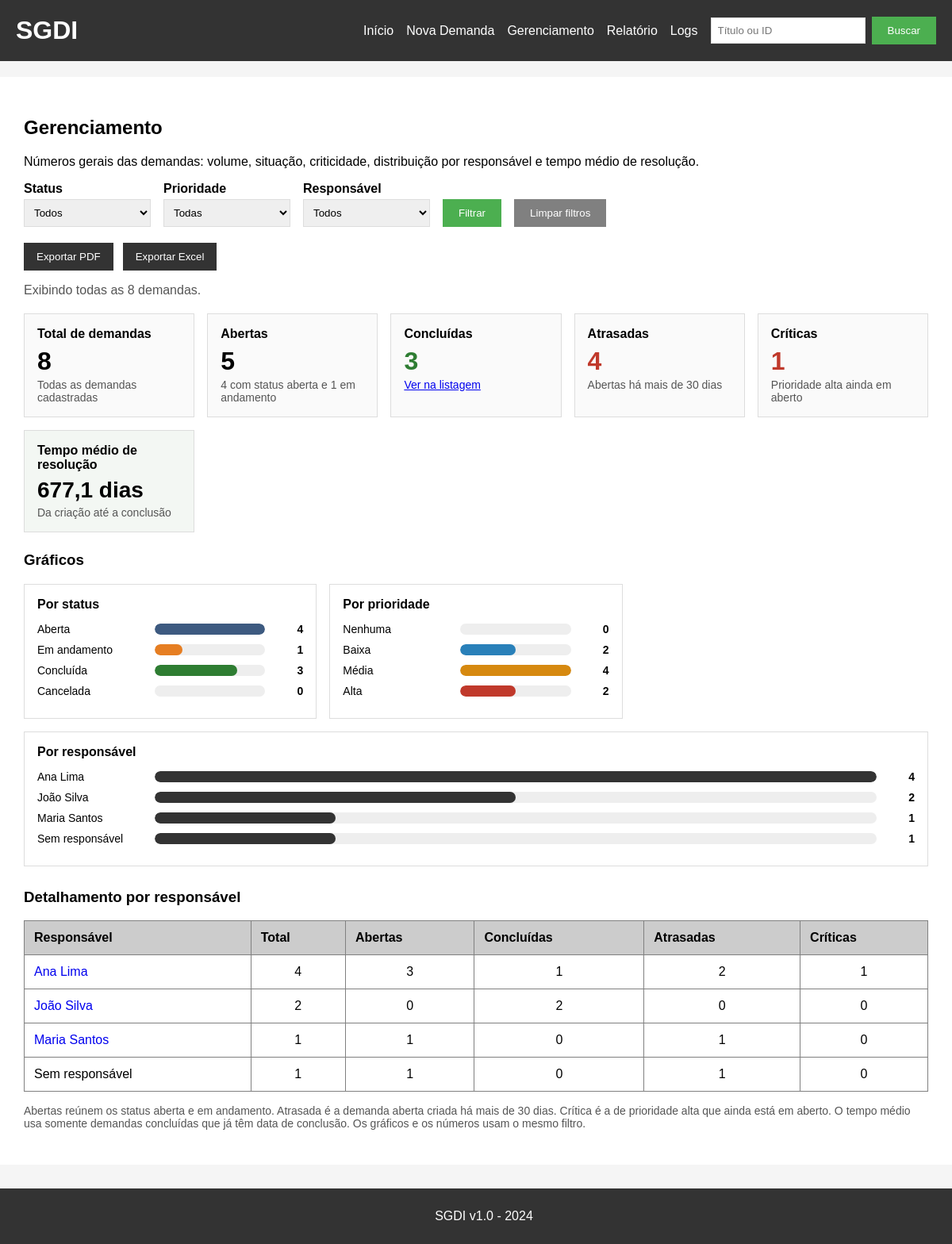
The app's page /gerenciamento with its own data.
### tables this page shows
CREATE TABLE demandas (
    id INTEGER,
    titulo TEXT,
    descricao TEXT,
    solicitante TEXT,
    data_criacao TEXT,
    priority INTEGER DEFAULT 0
, usuario_id INTEGER, status TEXT DEFAULT 'aberta', responsible_id INTEGER, data_conclusao TEXT);

### app.py (the view)
@app.route('/gerenciamento')
def gerenciamento():
    filtros = ler_filtros_gerenciamento()
    conn = get_db()
    usuarios = listar_usuarios(conn)
    indicadores = calcular_indicadores(conn, **filtros)
    conn.close()
    filtros_ativos = any((
        filtros['status'],
        filtros['priority'] is not None,
        filtros['responsible_id'],
    ))
    return render_template(
        'gerenciamento.html',
        indicadores=indicadores,
        usuarios=usuarios,
        status=filtros['status'],
        priority=filtros['priority'],
        responsible_id=filtros['responsible_id'],
        status_rotulos=STATUS_ROTULOS,
        filtros_ativos=filtros_ativos,
        link_listagem=link_da_listagem(**filtros),
        link_concluidas=link_da_listagem(
            status='concluida',
            priority=filtros['priority'],
            responsible_id=filtros['responsible_id'],
        ),
        consulta_filtros=consulta_dos_filtros(**filtros),
    )

### app.py (called while the page is built, shortened)
def get_db():
    caminho = app.config.get('DATABASE', 'demandas.db')
    conn = sqlite3.connect(caminho)
    conn.row_factory = sqlite3.Row
    preparar_banco(conn)
    return conn

def normalizar_termo_busca(termo):
    if termo is None:
        return None
    texto = ''.join(caractere for caractere in str(termo) if caractere.isprintable())
    texto = texto.strip()
    if not texto:
        return None
    return texto[:100]

def ler_status():
    status = request.args.get('status', '').strip()
    if status in STATUS_PERMITIDOS:
        return status
    return None

def ler_priority():
    bruto = request.args.get('priority', '').strip()
    if bruto == '':
        return None

def ler_responsible_id():
    bruto = request.args.get('responsibleId', '').strip()
    if not bruto:
        return None

def ler_filtros_da_requisicao():
    usuario_id = request.args.get('usuario_id', '').strip() or None
    termo = normalizar_termo_busca(request.args.get('q', ''))
    return {
        'usuario_id': usuario_id,
        'termo': termo,
        'status': ler_status(),
        'priority': ler_priority(),
        'responsible_id': ler_responsible_id(),
    }

def formatar_duracao(segundos):
    if segundos is None:
        return None
    if segundos >= 86400:
        dias = segundos / 86400
        texto = f'{dias:.1f}'.replace('.', ',')
        unidade = 'dia' if texto == '1,0' else 'dias'
        return f'{texto} {unidade}'

def montar_where_gerenciamento(status=None, priority=None, responsible_id=None):
    partes = []
    parametros = []
    if status in STATUS_PERMITIDOS:
        partes.append('demandas.status = ?')
        parametros.append(status)
    if priority in PRIORIDADES_PERMITIDAS:
        partes.append('demandas.priority = ?')
        parametros.append(priority)
    if responsible_id:
        partes.append('demandas.responsible_id = ?')
        parametros.append(responsible_id)
    if not partes:
        return '', []
    return 'WHERE ' + ' AND '.join(partes), parametros

def aplicar_largura(itens, chave):
    maximo = max((item[chave] for item in itens), default=0)
    for item in itens:
        if maximo:
            item['largura'] = round(item[chave] * 100 / maximo, 1)
        else:
            item['largura'] = 0
    return itens

def serie_grafico(pares):
    itens = [
        {'rotulo': rotulo, 'valor': valor, 'cor': cor}
        for rotulo, valor, cor in pares
    ]
    return aplicar_largura(itens, 'valor')

### templates/gerenciamento.html (shortened to what this page needs)
{% extends "base.html" %}
{% block content %}
<h2>Gerenciamento</h2>
<p>
    Números gerais das demandas: volume, situação, criticidade,
    distribuição por responsável e tempo médio de resolução.
</p>
<form class="filtros" id="filtros-gerenciamento" method="GET" action="/gerenciamento">
    <div>
        <label for="status">Status</label>
        <select name="status" id="status">
            <option value="">Todos</option>
        </select>
    </div>
    <div>
        <label for="priority">Prioridade</label>
        <select name="priority" id="priority">
            <option value="">Todas</option>
        </select>
    </div>
    <div>
        <label for="responsibleId">Responsável</label>
        <select name="responsibleId" id="responsibleId">
            <option value="">Todos</option>
        </select>
    </div>
    <button type="submit">Filtrar</button>
    <a href="/gerenciamento">
        <button type="button">Limpar filtros</button>
    </a>
</form>
<div class="exportacao">
    <button
        type="submit"
        class="botao-exportar"
        form="filtros-gerenciamento"
        formaction="/gerenciamento/exportar.pdf"
        formmethod="get"
    >
        Exportar PDF
    </button>
    <button
        type="submit"
        class="botao-exportar"
        form="filtros-gerenciamento"
        formaction="/gerenciamento/exportar.xlsx"
        formmethod="get"
    >
        Exportar Excel
    </button>
</div>
<p class="kpi-escopo" id="kpi-escopo">
    {% if filtros_ativos %}
        Exibindo {{ indicadores.total }} demanda(s) do filtro atual.
    {% else %}
        Exibindo todas as {{ indicadores.total }} demandas.
    {% endif %}
</p>
<section class="kpis" aria-label="Indicadores de demandas">
    <article class="kpi">
        <p class="kpi-rotulo">Total de demandas</p>
        <p class="kpi-valor" id="kpi-total">{{ indicadores.total }}</p>
        <p class="kpi-nota" id="kpi-total-nota">
            {% if filtros_ativos %}
                Demandas do filtro atual
            {% else %}
                Todas as demandas cadastradas
            {% endif %}
        </p>
    </article>
    <article class="kpi">
        <p class="kpi-rotulo">Abertas</p>
        <p class="kpi-valor" id="kpi-abertas">{{ indicadores.abertas }}</p>
        <p class="kpi-nota" id="kpi-abertas-nota">
            {{ indicadores.status_aberta }} com status aberta
            e {{ indicadores.em_andamento }} em andamento
        </p>
    </article>
    <article class="kpi kpi-concluidas">
        <p class="kpi-rotulo">Concluídas</p>
        <p class="kpi-valor" id="kpi-concluidas">{{ indicadores.concluidas }}</p>
        <p class="kpi-nota">
            <a id="link-concluidas" href="{{ link_concluidas }}">Ver na listagem</a>
        </p>
    </article>
    <article class="kpi kpi-atrasadas">
        <p class="kpi-rotulo">Atrasadas</p>
        <p class="kpi-valor" id="kpi-atrasadas">{{ indicadores.atrasadas }}</p>
        <p class="kpi-nota">
            Abertas há mais de {{ indicadores.prazo_dias }} dias
        </p>
    </article>
    <article class="kpi kpi-criticas">
        <p class="kpi-rotulo">Críticas</p>
        <p class="kpi-valor" id="kpi-criticas">{{ indicadores.criticas }}</p>
        <p class="kpi-nota">Prioridade alta ainda em aberto</p>
    </article>
    <article class="kpi kpi-tempo">
        <p class="kpi-rotulo">Tempo médio de resolução</p>
        <p class="kpi-valor kpi-valor-texto" id="kpi-tempo">
            {% if indicadores.tempo_medio %}
                {{ indicadores.tempo_medio }}
            {% else %}
                —
            {% endif %}
        </p>
        <p class="kpi-nota" id="kpi-tempo-nota">
            {% if indicadores.tempo_medio %}
                Da criação até a conclusão
            {% else %}
                Nenhuma concluída com data de conclusão
            {% endif %}
        </p>
    </article>
</section>
<h3>Gráficos</h3>
<section class="graficos" aria-label="Gráficos de demandas">
    <article class="grafico">
        <h4>Por status</h4>
        <ul class="barras" id="grafico-status" aria-label="Demandas por status">
            {% for item in indicadores.por_status %}
            <li>
                <span class="barra-rotulo">{{ item.rotulo }}</span>
                <span class="barra-trilho" aria-hidden="true">
                    <span
                        class="barra-preenchimento"
                        style="width: {{ item.largura }}%; background: {{ item.cor }};"
                    ></span>
                </span>
                <span class="barra-valor">{{ item.valor }}</span>
            </li>
            {% endfor %}
        </ul>
    </article>
    <article class="grafico">
        <h4>Por prioridade</h4>
        <ul class="barras" id="grafico-prioridade" aria-label="Demandas por prioridade">
            {% for item in indicadores.por_prioridade %}
            <li>
                <span class="barra-rotulo">{{ item.rotulo }}</span>
                <span class="barra-trilho" aria-hidden="true">
                    <span
                        class="barra-preenchimento"
                        style="width: {{ item.largura }}%; background: {{ item.cor }};"
                    ></span>
                </span>
                <span class="barra-valor">{{ item.valor }}</span>
            </li>
            {% endfor %}
        </ul>
    </article>
    <article class="grafico grafico-largo">
        <h4>Por responsável</h4>
        <ul class="barras" id="grafico-responsavel" aria-label="Demandas por responsável">
            {% for linha in indicadores.por_responsavel %}
            <li>
                <span class="barra-rotulo">{{ linha.nome }}</span>
                <span class="barra-trilho" aria-hidden="true">
                    <span
                        class="barra-preenchimento"
                        style="width: {{ linha.largura }}%; background: {{ linha.cor }};"
                    ></span>
                </span>
                <span class="barra-valor">{{ linha.total }}</span>
            </li>
            {% else %}
            <li class="barra-vazia">Nenhuma demanda neste filtro.</li>
            {% endfor %}
        </ul>
    </article>
</section>
<h3>Detalhamento por responsável</h3>
<table id="tabela-responsaveis" border="1" cellpadding="10" cellspacing="0" width="100%">
    <thead>
        <tr bgcolor="#cccccc">
            <th>Responsável</th>
            <th>Total</th>
            <th>Abertas</th>
            <th>Concluídas</th>
            <th>Atrasadas</th>
            <th>Críticas</th>
        </tr>
    </thead>
    <tbody id="corpo-responsaveis">
        {% for linha in indicadores.por_responsavel %}
        <tr>
            <td>
                {% if linha.id %}
                    <a href="/?responsibleId={{ linha.id }}{% if status %}&status={{ status }}{% endif %}{% if priority is not none %}&priority={{ priority }}{% endif %}">{{ linha.nome }}</a>
                {% else %}
                    {{ linha.nome }}
                {% endif %}
            </td>
            <td>{{ linha.total }}</td>
            <td>{{ linha.abertas }}</td>
            <td>{{ linha.concluidas }}</td>
            <td>{{ linha.atrasadas }}</td>
            <td>{{ linha.criticas }}</td>
        </tr>
        {% endfor %}
    </tbody>
</table>
<p class="kpi-legenda">
    Abertas reúnem os status aberta e em andamento.
    Atrasada é a demanda aberta criada há mais de {{ indicadores.prazo_dias }} dias.
    Crítica é a de prioridade alta que ainda está em aberto.
    O tempo médio usa somente demandas concluídas que já têm data de conclusão.
    Os gráficos e os números usam o mesmo filtro.
</p>
{% endblock %}

### static/style.css (style rules this page uses)
body { font-family: Arial, sans-serif; background-color: #f5f5f5; padding: 0 0 80px; margin: 0; }
button { background-color: #4CAF50; color: white; padding: 10px 20px; border: none; cursor: pointer; }
button[type="button"] { background-color: #808080; }
table { border-collapse: collapse; }
th { text-align: left; padding: 12px; }
td { padding: 12px; }
table a { text-decoration: none; }
form div { margin-bottom: 10px; }
.filtros { display: flex; flex-wrap: wrap; align-items: flex-end; gap: 12px 16px; margin-bottom: 20px; }
.filtros div { margin-bottom: 0; }
.filtros label { display: block; font-weight: bold; margin-bottom: 4px; }
.filtros select { padding: 8px; border: 1px solid #ddd; min-width: 160px; }
.kpis { display: grid; grid-template-columns: repeat(auto-fit, minmax(180px, 1fr)); gap: 16px; margin: 20px 0 12px; }
.kpi { border: 1px solid #ddd; background: #fafafa; padding: 16px; }
.kpi-rotulo { margin: 0; font-weight: bold; }
.kpi-valor { margin: 8px 0 4px; font-size: 32px; font-weight: bold; line-height: 1.1; }
.kpi-valor-texto { font-size: 28px; }
.kpi-nota, .kpi-complemento, .kpi-legenda { color: #555; font-size: 14px; }
.kpi-nota { margin: 0; }
.kpi-concluidas .kpi-valor { color: #2e7d32; }
.kpi-atrasadas .kpi-valor, .kpi-criticas .kpi-valor { color: #c0392b; }
.kpi-tempo { background: #f3f7f3; }
.kpi-legenda { margin-top: 16px; }
#tabela-responsaveis td { text-align: center; }
#tabela-responsaveis td:first-child { text-align: left; }
.kpi-escopo { margin: 0 0 8px; color: #555; }
.exportacao { display: flex; flex-wrap: wrap; gap: 12px; margin: 0 0 16px; }
.exportacao button { background: #333; color: #fff; padding: 10px 16px; }
.graficos { display: grid; grid-template-columns: repeat(auto-fit, minmax(280px, 1fr)); gap: 16px; margin: 0 0 28px; }
.grafico { border: 1px solid #ddd; background: #fff; padding: 16px; }
.grafico h4 { margin: 0; }
.grafico-largo { grid-column: 1 / -1; }
.barras { list-style: none; margin: 14px 0 0; padding: 0; }
.barras li { display: grid; grid-template-columns: minmax(96px, 140px) 1fr 40px; align-items: center; gap: 8px; margin-bottom: 10px; }
.barra-rotulo, .barra-valor { font-size: 14px; }
.barra-valor { text-align: right; font-weight: bold; }
.barra-trilho { display: block; height: 14px; background: #eee; border-radius: 7px; overflow: hidden; }
.barra-preenchimento { display: block; height: 100%; border-radius: 7px; }

### templates/base.html (style rules this page uses)
body { margin: 0; }

### records on screen
demandas: nome "Maria Santos", {{ linha.largura }} 25.0 (drawn), total "1", abertas "1", concluidas "0", atrasadas "1", criticas "0"
demandas: nome "Ana Lima", total "4", abertas "3", concluidas "1", atrasadas "2", criticas "1"

### other values on screen
{{ indicadores.total }} "8"
{{ indicadores.abertas }} "5"
{{ indicadores.status_aberta }} "4"
{{ indicadores.em_andamento }} "1"
{{ indicadores.concluidas }} "3"
{{ indicadores.atrasadas }} "4"
{{ indicadores.prazo_dias }} "30"
{{ indicadores.criticas }} "1"
{{ indicadores.tempo_medio }} "677,1 dias"
{{ item.rotulo }} "Aberta" "Em andamento" "Concluída" "Cancelada"
{{ item.valor }} "4" "1" "3" "0"
{{ item.rotulo }} "Nenhuma" "Baixa" "Média" "Alta"
{{ item.valor }} "0" "2" "4" "2"
{{ linha.nome }} "Ana Lima" "João Silva" "Sem responsável"
{{ linha.total }} "4" "2" "1"
